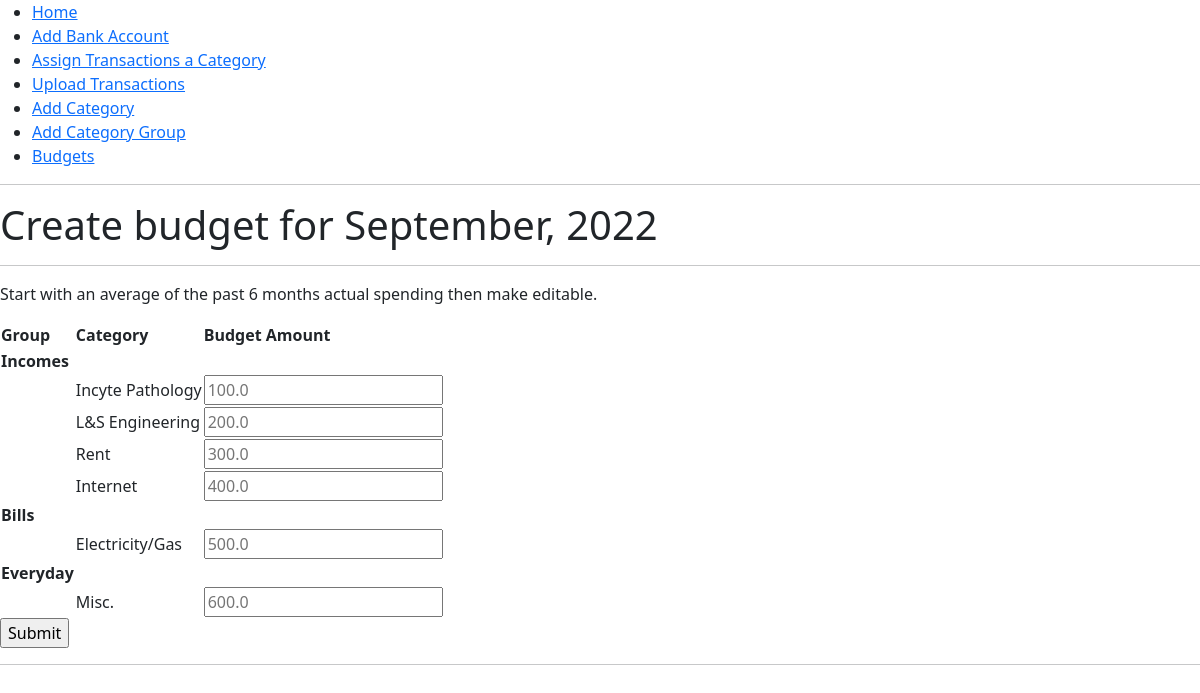
The app's page /budget/create/2022/9 with its own data.
### app/models.py (models this page shows, shortened)
class CategoryGroup(db.Model):
	id = db.Column(db.Integer, primary_key=True)
	group = db.Column(db.String(64))
	categories = db.relationship('Category', back_populates='group')

class Category(db.Model):
	id = db.Column(db.Integer, primary_key=True)
	category = db.Column(db.String(64))
	group_id = db.Column(db.Integer, db.ForeignKey('category_group.id'))
	group = db.relationship('CategoryGroup', back_populates='categories')
	amounts = db.relationship('CategoryAmount', back_populates='category')
	monthly_budgets = db.relationship("MonthlyBudget", back_populates="category")

### app/main/routes.py (the view, shortened to what this page needs)
@bp.route('/budget/create/<year>/<month>', methods=['GET', 'POST'])
def create_budget(year, month):
    datenow = datetime.now().date()
    thismonth = datetime(datenow.year, datenow.month, 1).date()
    sixmonthsago = thismonth - relativedelta(months=6)
    monthstr = datetime.strptime(month, '%m').strftime('%B')
    forms = BudgetForm()
    groups = CategoryGroup.query.all()
    cats = Category.query.order_by('id').all()
    averageAmount = {}
    for cat in cats:
        amountSum = db.session.query(func.sum(MonthlyBudget.amount)).order_by(MonthlyBudget.date.asc()).filter(MonthlyBudget.date > sixmonthsago). \
        join(Category).filter(Category.category == cat.category).one()[0]
        amountCount = db.session.query(func.count(MonthlyBudget.amount)).order_by(MonthlyBudget.date.asc()).filter(MonthlyBudget.date > sixmonthsago). \
        join(Category).filter(Category.category == cat.category).one()[0]
        averageAmount[cat.category] = amountSum/amountCount
    return render_template('budget_create.html', title='Create budget for ' + monthstr + ', ' + year, month=monthstr, \
            year=year, groups=groups, forms=forms, cats = cats, averageAmount=averageAmount)

### app/main/forms.py
class BudgetForm(FlaskForm):
	pass

### app/templates/budget_create.html (shortened to what this page needs)
{% extends "base.html"%}
{% block content %}
	<h1>Create budget for {{ month }}, {{ year }}</h1>
	<hr>
	<p>Start with an average of the past 6 months actual spending then make editable.</p>
	<form action="" method="POST" novalidate>
		<table>
			<tr>
				<th>Group</th>
				<th>Category</th>
				<th>Budget Amount</th>
			</tr>
			{% for g in groups %}
			<tr>
				<td><b>{{ g.group }}</b></td>
				<td></td>
				<td></td>
			</tr>
			{% for c in cats %}
			{% if c.group.group == g.group%}
			<tr>
				<td></td>
				<td>{{ c.category }}</td>
				<td><input id="{{ c.category }}" name="{{ c.category }}" type="text" placeholder={{ averageAmount[c.category] }}></td>
			</tr>
			{% endif %}
			{% endfor %}
			{% endfor %}
		</table>
		<p><input id="submit" name="submit" type="submit" value="Submit"></p>
	</form>
  <hr>
{% endblock %}

### records on screen
CategoryGroup: group "Incomes"
Category: category "Incyte Pathology", category "100.0"
Category: category "L&S Engineering", category "200.0"
Category: category "Rent", category "300.0"
Category: category "Internet", category "400.0"
CategoryGroup: group "Bills"
Category: category "Electricity/Gas", category "500.0"
CategoryGroup: group "Everyday"
Category: category "Misc.", category "600.0"

### other values on screen
{{ month }} "September"
{{ year }} "2022"
